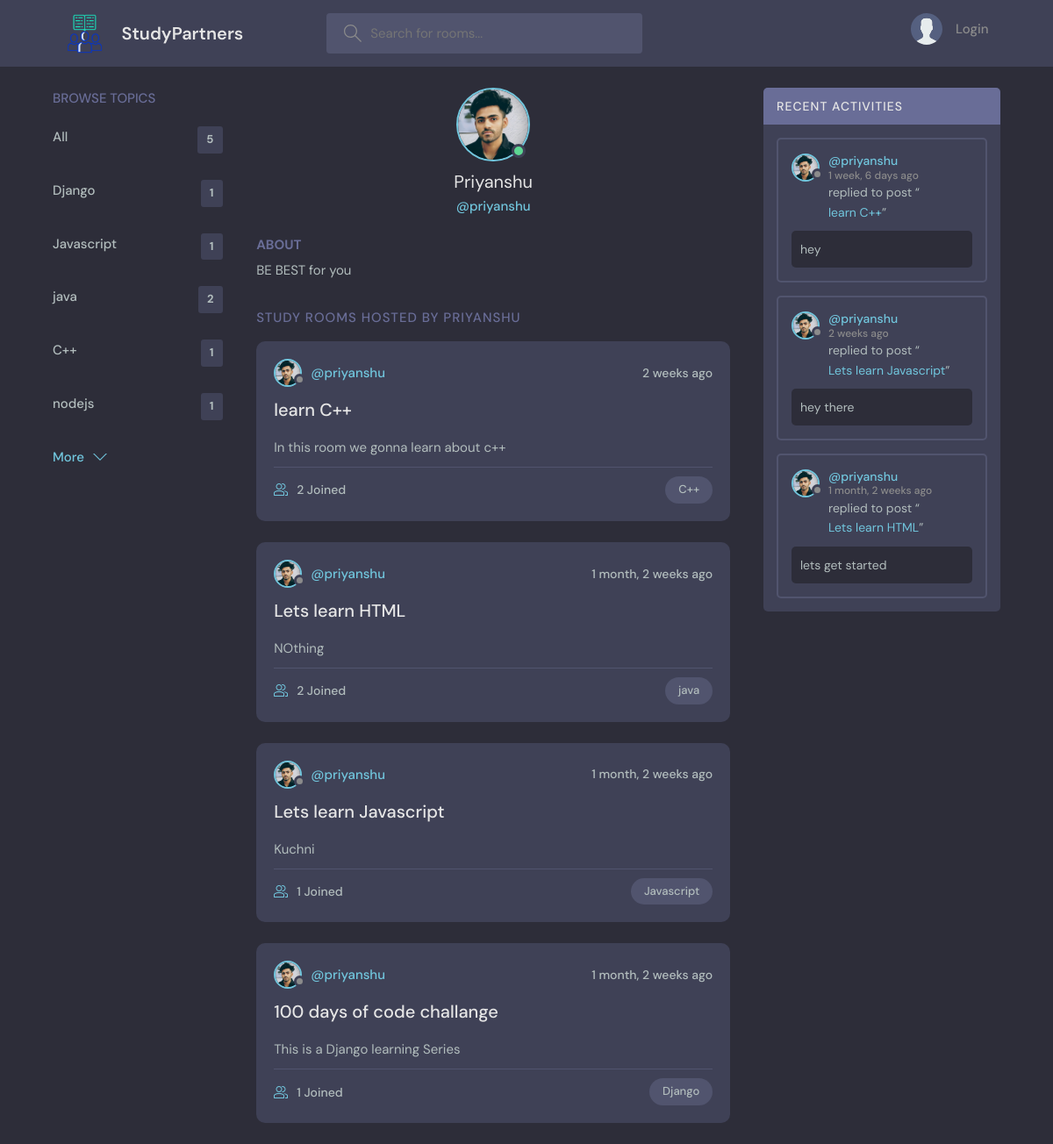
Page /profile/1/ on the committed database.
### base/models.py (models this page shows, shortened)
class Topic(models.Model):
    name = models.CharField(max_length=200)

class User(AbstractUser):
    name = models.CharField(max_length=200, null=True)
    email = models.EmailField(unique=True)
    bio = models.TextField(null=True)
    avatar = models.ImageField(null=True,default='avatar.svg')
    USERNAME_FIELD = 'email'
    REQUIRED_FIELDS = []

class Room(models.Model):
    host = models.ForeignKey(User, on_delete=models.SET_NULL, null = True)
    topic =  models.ForeignKey(Topic, on_delete=models.SET_NULL, null = True)
    name = models.CharField(max_length=200)
    description = models.TextField(null=True, blank=True)
    participants = models.ManyToManyField(User, related_name='participants', blank=True)
    updated = models.DateTimeField(auto_now=True)
    created = models.DateTimeField(auto_now_add=True)
    class Meta:
        ordering = ['-updated','-created']
    def __str__(self):
        return self.name

class Message(models.Model):
    user=models.ForeignKey(User, on_delete=models.CASCADE)
    room = models.ForeignKey(Room, on_delete=models.CASCADE)
    body = models.TextField()
    updated = models.DateTimeField(auto_now=True)
    created = models.DateTimeField(auto_now_add=True)
    class Meta:
        ordering = ['-updated','-created']

### base/views.py (the view)
# urls.py: path('profile/<str:pk>/', views.userProfile, name = 'user-profile'),
def userProfile(request, pk):
    user = User.objects.get(id=pk)
    rooms = user.room_set.all()
    room_messages = user.message_set.all()
    topics = Topic.objects.all()
    context = {'user': user, 'rooms':rooms, 'room_messages': room_messages,'topics':topics}
    return render(request, 'base/profile.html',context)

### base/templates/base/profile.html (shortened to what this page needs)
{% extends 'main.html' %}
{%block content%}
  <main class="profile-page layout layout--3">
    <div class="container">
      <div>
        {%include 'base/topics_component.html'%}
      </div>
    <div class="roomList">
        <div class="profile">
            <div class="profile__avatar">
                <div class="avatar avatar--large active">
                <img src="{{user.avatar.url}}" />
                </div>
            </div>
            <div class="profile__info">
                <h3>{{user.name}}</h3>
                <p>@{{user.username}}</p>
            </div>
            <div class="profile__about">
                <h3>About</h3>
                <p>
                {{user.bio}}
                </p>
            </div>
        </div>
        <div class="roomList__header">
          <div>
            <h2>Study Rooms Hosted by {{user.name}}</a>
            </h2>
          </div>
        </div>
        <div>
        {%include 'base/feed_component.html'%}
        </div>
    </div>
      <div>
        {%include 'base/activity_component.html'%}
      </div>
    </div>
  </main>
{% endblock content%}

### templates/main.html (shortened to what this page needs)
<!DOCTYPE html>
{% load static %}
<html lang="en">
  <head>
    <link rel="stylesheet" href="{%static 'styles/style.css' %}" />
  </head>
  <body>
    {%include 'navbar.html'%}
    {%block content%}
    {%endblock%}
  </body>
</html>

### templates/navbar.html (shortened to what this page needs)
{%load static %}
<header class="header header--loggedIn">
    <div class="container">
      <a href="{% url 'home' %}" class="header__logo">
        <img src="{% static 'images/logo.png' %}" style="height: 4.5rem;
        width: 4.5rem;" />
        <h1 style="font-weight: 600;">StudyPartners</h1>
      </a>
      <form class="header__search" method="GET" action="{% url 'home' %}">
        <label>
          <input name="q" placeholder="Search for rooms..." />
        </label>
      </form>
      <nav class="header__menu">
       {% if request.user.is_authenticated %}
        <div class="header__user">
          <a href="{% url 'user-profile' user.id%}">
            <div class="avatar avatar--medium active">
              <img src="{{request.user.avatar.url}}" />
            </div>
            <p>{{request.user.name}} <span>@{{ request.user.username}}</span></p>
          </a>
          <button class="dropdown-button">
            <svg version="1.1" xmlns="http://www.w3.org/2000/svg" width="32" height="32" viewBox="0 0 32 32">
              <title>chevron-down</title>
              <path d="M16 21l-13-13h-3l16 16 16-16h-3l-13 13z"></path>
            </svg>
          </button>
        </div>
        {%else%}
        <a href="{% url 'login'%}">
          <img src="{% static 'images/avatar.svg' %}" />
          <p>Login</p>
        </a>
        {%endif%}
      </nav>
    </div>
  </header>

### base/templates/base/topics_component.html
<div class="topics">
    <div class="topics__header">
      <h2>Browse Topics</h2>
    </div>
    <ul class="topics__list">
      <li>
        <a href="{% url 'home'%}">All <span>{{topics.count}}</span></a>
      </li>
      {% for topic in topics %}
      <li>
        <a href="{% url 'home'%}?q={{topic.name}}">{{topic.name}} <span>{{topic.room_set.all.count}}</span></a>
      </li>
      {% endfor %}
    </ul>
    <a class="btn btn--link" href="{%url 'topics'%}">
      More
      <svg version="1.1" xmlns="http://www.w3.org/2000/svg" width="32" height="32" viewBox="0 0 32 32">
        <title>chevron-down</title>
        <path d="M16 21l-13-13h-3l16 16 16-16h-3l-13 13z"></path>
      </svg>
    </a>
  </div>

### base/templates/base/feed_component.html (shortened to what this page needs)
{%for room in rooms%}
<div class="roomListRoom">
    <div class="roomListRoom__header">
      <a href="{% url 'user-profile' room.host.id %}" class="roomListRoom__author">
        <div class="avatar avatar--small">
          <img src="{{room.host.avatar.url}}" />
        </div>
        <span>@{{room.host.username}}</span>
      </a>
      <div class="roomListRoom__actions">
        <span>{{room.created|timesince}} ago</span>
      </div>
    </div>
    <div class="roomListRoom__content">
      <a href="{% url 'room' room.id%}">{{room.name}}</a>
      <p>
        {{room.description}}
      </p>
    </div>
    <div class="roomListRoom__meta">
      <a href="{% url 'room' room.id%}" class="roomListRoom__joined">
        {{room.participants.all.count}} Joined
      </a>
      <p class="roomListRoom__topic">{{room.topic.name}}</p>
    </div>
  </div>
{%endfor%}

### base/templates/base/activity_component.html (shortened to what this page needs)
<div class="activities">
    <div class="activities__header">
      <h2>Recent Activities</h2>
    </div>
    {%for message in room_messages%}
    <div class="activities__box">
      <div class="activities__boxHeader roomListRoom__header">
        <a href="{% url 'user-profile' message.user.id %}" class="roomListRoom__author">
          <div class="avatar avatar--small">
            <img src="{{message.user.avatar.url}}" />
          </div>
          <p>
            @{{message.user.username}}
            <span> {{message.created|timesince}} ago</span>
          </p>
        </a>
      </div>
      <div class="activities__boxContent">
        <p>replied to post “<a href="{% url 'room' message.room.id %}">{{message.room}}</a>”</p>
        <div class="activities__boxRoomContent">
            {{message.body}}
        </div>
      </div>
    </div>
    {%endfor%}
  </div>

### rows in the picture
Topic: name "Django", room_set.all.count "1"
Topic: name "Javascript", room_set.all.count "1"
Topic: name "java", room_set.all.count "2"
Topic: name "C++", room_set.all.count "1"
Topic: name "nodejs", room_set.all.count "1"
User: avatar (picture), name "Priyanshu", username "priyanshu", bio "BE BEST for you", name "PRIYANSHU"
Room: host.avatar (picture), host.username "priyanshu", created "2 weeks", name "learn C++", description "In this room we gonna learn about c++", participants.all.count "2", topic.name "C++"
Room: host.avatar (picture), host.username "priyanshu", created "1 month, 2 weeks", name "Lets learn HTML", description "NOthing", participants.all.count "2", topic.name "java"
Room: host.avatar (picture), host.username "priyanshu", created "1 month, 2 weeks", name "Lets learn Javascript", description "Kuchni", participants.all.count "1", topic.name "Javascript"
Room: host.avatar (picture), host.username "priyanshu", created "1 month, 2 weeks", name "100 days of code challange", description "This is a Django learning Series", participants.all.count "1", topic.name "Django"
Message: user.avatar (picture), user.username "priyanshu", created "1 week, 6 days", room "learn C++", body "hey"
Message: user.avatar (picture), user.username "priyanshu", created "2 weeks", room "Lets learn Javascript", body "hey there"
Message: user.avatar (picture), user.username "priyanshu", created "1 month, 2 weeks", room "Lets learn HTML", body "lets get started"

### other values in the picture
{{ topics.count }} "5"
